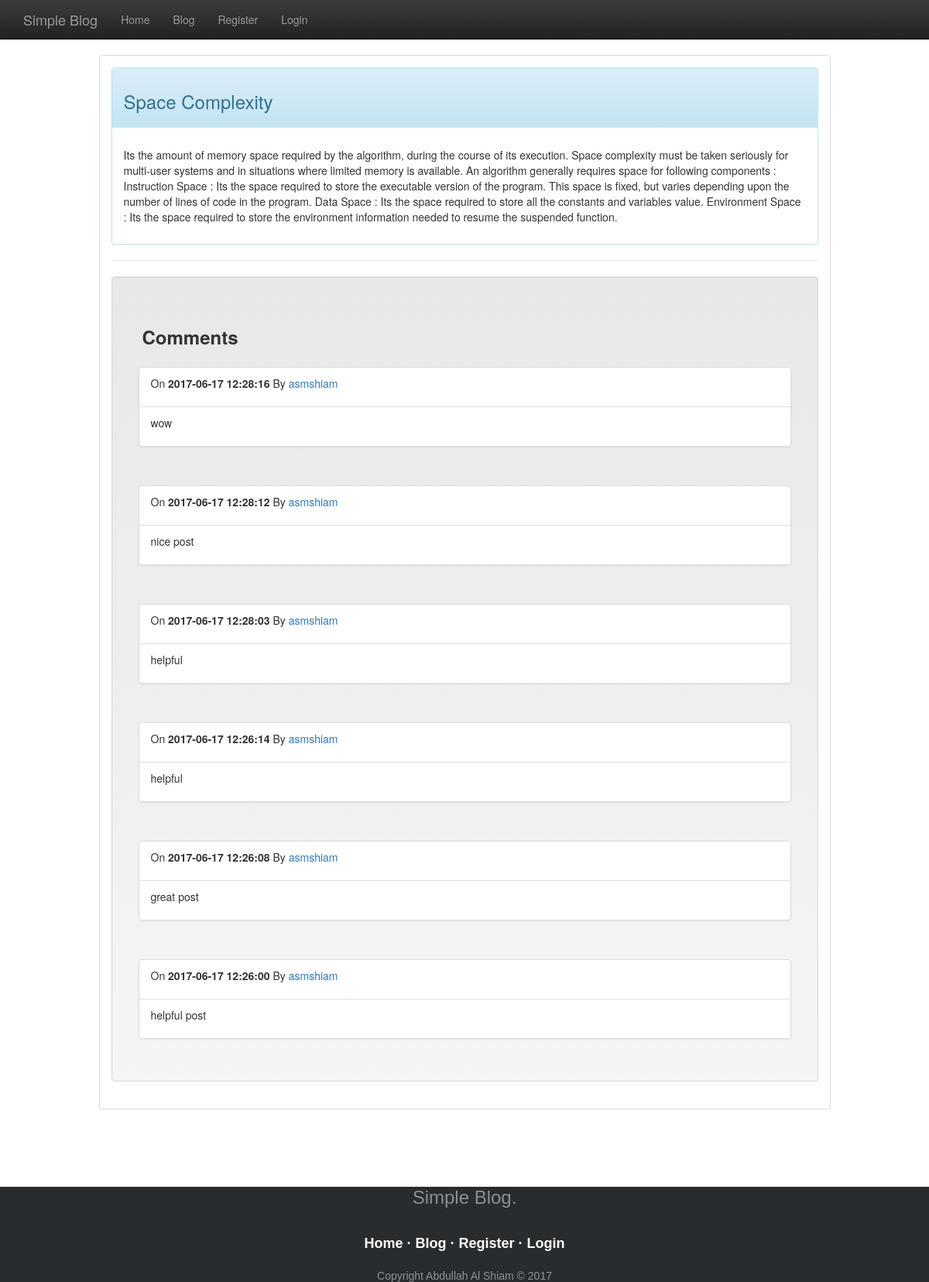
Page /?controller=posts&action=show&id=8 on the committed database.
### tables this page shows
CREATE TABLE `posts` (
  `id` int(11) NOT NULL,
  `user_id` int(45) NOT NULL,
  `title` text NOT NULL,
  `content` text NOT NULL,
  `description` text NOT NULL,
  `active` int(50) NOT NULL,
  `created_date` datetime NOT NULL
);

CREATE TABLE `comments` (
  `id` int(50) NOT NULL,
  `post_id` int(30) NOT NULL,
  `user_id` int(30) NOT NULL,
  `body` text NOT NULL,
  `created_date` datetime NOT NULL
);

CREATE TABLE `user` (
  `user_id` int(11) NOT NULL,
  `user_name` varchar(45) NOT NULL,
  `email` varchar(45) NOT NULL,
  `password` varchar(45) NOT NULL,
  `created_date` datetime NOT NULL
);

### controllers/posts_controller.php (called while the page is built, shortened)
<?php
  class PostsController {
    public function show() {
      $post = Model::find($_GET['id']);
      require_once('views/posts/show.php');
    }
  }
?>

### index.php (called while the page is built, shortened)
<?php
  require_once('views/layout.php');
?>

### models/model.php (called while the page is built, shortened)
<?php
  class Model {
    public static function find($id) {
      $db = mysqli_connect("localhost", "root", "", "simple_blog");
       $result =mysqli_query($db,"SELECT * FROM posts WHERE id='$id' ");
     if (mysqli_num_rows($result) == 0) {
        $message="There is no posts available";
    }
    else {
       $row = mysqli_fetch_assoc($result);
      return $row;
      }
    }
   public static function getUserNameByUserId($user_id)
  {
    $db = mysqli_connect("localhost", "root", "", "simple_blog");
    $sql = "SELECT user_name FROM `user` WHERE `user_id`='{$user_id}'";
    $result = mysqli_query($db, $sql);
       if (mysqli_num_rows($result) == 0) {
        $message="There is no posts available";
    }
    else {
     $row=mysqli_fetch_array($result);
    return $row;
      }
  }
   public static function Show_Comment($id) {
       $db = mysqli_connect("localhost", "root", "", "simple_blog");
       $result =mysqli_query($db,"SELECT * FROM comments WHERE post_id='$id' ORDER BY created_date DESC");
     if (mysqli_num_rows($result) == 0) {
        $message="There is no posts available";
    }
    else {
    return $result;
      }
    }
  }
?>

### views/posts/show.php (the view, shortened to what this page needs)
 <?php
  $show_comment=Model::Show_Comment($_GET['id']);
  ?>
<?php include 'header.php'; ?>
<div class="container">
<div class="row">
<div class="col-md-10 col-md-offset-1 d-inline bg-default">
<div class="panel panel-body panel-default">
<div class="panel panel-info">
  <div class="panel-heading">
    <h3><p><?php echo $post['title'];?></p></h3>
  </div>
  <div class="panel-body">
<p><?php echo $post['description']; ?></p>
  </div>
</div>
<hr>
        <div class="well">
     <h3 style="padding-left: 20px; padding-top: 25px;"><b>Comments</b></h3>
         <?php if (isset($_SESSION['post_success'])) {
         while($show_comments=mysqli_fetch_array($show_comment)) {
           $userid=$show_comments['user_id'];
          $getusername=Model::getUserNameByUserId($userid);
          ?>
        <div class="panel-body">
					<div class="list-group">
						<div class="list-group-item">
							<p>On <strong><?php echo $show_comments['created_date']; ?></strong> By <a href=""><?php echo $getusername[0]; ?></a></p>
						</div>
						<div class="list-group-item">
							<p><?php echo $show_comments['body'];?>
              </p>
						</div>
					</div>
				</div>
				<?php } } else{?>
       <div class="alert alert-info">
              <a href="" class="close" data-dismiss="alert">×</a>
                 <?php echo "<p>Opps no comments are available.</p>"; }?>
            </div>
            </div>
</div>
</div>
</div>
<?php include 'footer.php'; ?>

### rows in the picture
posts: title "Space Complexity", description "Its the amount of memory space required by the algorithm, during the course of its execution. Space complexity must be taken seriously for multi-user systems and in situations where limited memory is available. An algorithm generally requires space for following components : Instruction Space : Its the space required to store the executable version of the program. This space is fixed, but varies depending upon the number of lines of code in the program. Data Space : Its the space required to store all the constants and variables value. Environment Space : Its the space required to store the environment information needed to resume the suspended function."
comments: created_date "2017-06-17 12:28:16", user.user_name "asmshiam", body "wow"
comments: created_date "2017-06-17 12:28:12", user.user_name "asmshiam", body "nice post"
comments: created_date "2017-06-17 12:28:03", user.user_name "asmshiam", body "helpful"
comments: created_date "2017-06-17 12:26:14", user.user_name "asmshiam", body "helpful"
comments: created_date "2017-06-17 12:26:08", user.user_name "asmshiam", body "great post"
comments: created_date "2017-06-17 12:26:00", user.user_name "asmshiam", body "helpful post"
